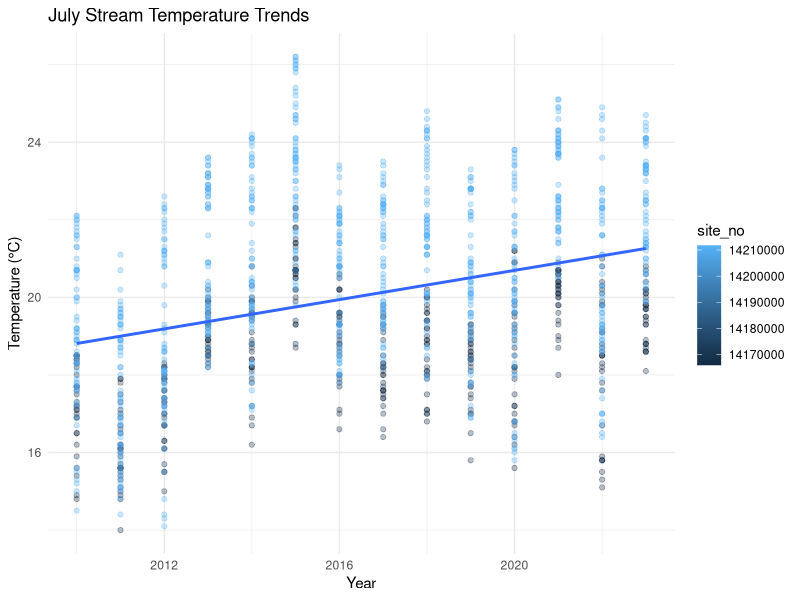

Source code (R):
## ---- chunk 1

library(tidyverse)
library(lubridate)

temp_data <- read_csv("willamette_temp.csv")

## ---- chunk 2

july_data <- subset(temp_data, month == "Jul")

## ---- chunk 3

july_model <- glm(
  temp_C ~ year * site_no,
  data = july_data
)

summary(july_model)

## ---- chunk 4

ggplot(july_data,
       aes(x = year,
           y = temp_C,
           color = site_no)) +

  geom_point(alpha = 0.3) +

  geom_smooth(method = "lm", se = FALSE) +

  labs(
    title = "July Stream Temperature Trends",
    x = "Year",
    y = "Temperature (°C)"
  ) +

  theme_minimal()
